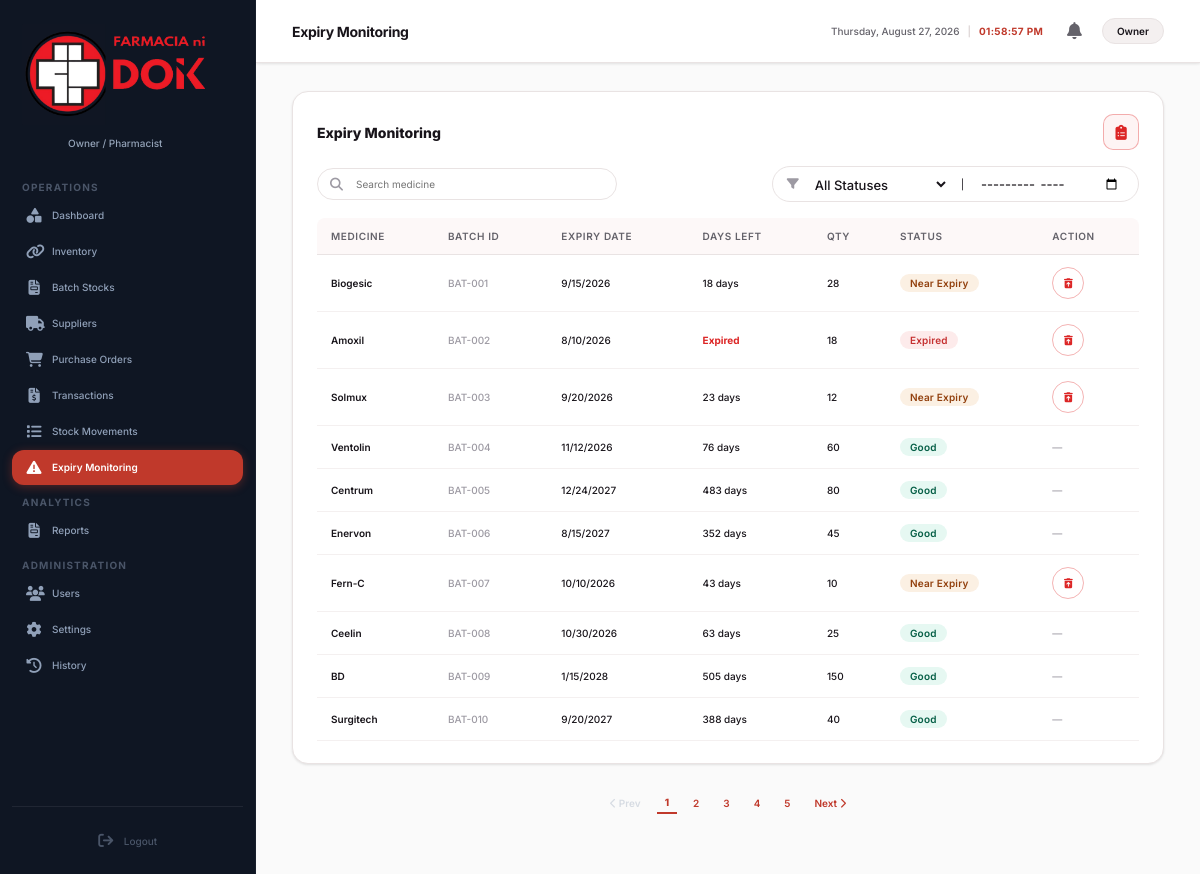
Screenshot of /expiry_monitoring (signed in) with the database file from the repository.
### tables this page shows
CREATE TABLE disposals (
            id INTEGER PRIMARY KEY AUTOINCREMENT,
            batch_id TEXT NOT NULL,
            medicine_id TEXT NOT NULL,
            medicine_name TEXT NOT NULL,
            qty_disposed INTEGER NOT NULL,
            reason TEXT DEFAULT 'Expired',
            disposed_by TEXT NOT NULL,
            disposed_at TEXT NOT NULL,
            notes TEXT DEFAULT ''
        );

CREATE TABLE batches (
            id TEXT PRIMARY KEY,
            medicine_id TEXT NOT NULL,
            expiry_date TEXT,
            current_qty INTEGER NOT NULL,
            status TEXT NOT NULL,
            expiry_pending INTEGER DEFAULT 0,
            FOREIGN KEY (medicine_id) REFERENCES inventory (id)
        );

CREATE TABLE inventory (
            id TEXT PRIMARY KEY,
            generic TEXT,
            brand TEXT NOT NULL,
            category TEXT NOT NULL,
            stock INTEGER NOT NULL,
            reorder_point INTEGER NOT NULL,
            status TEXT NOT NULL,
            product_name TEXT NOT NULL,
            description TEXT NOT NULL,
            unit_of_measure TEXT NOT NULL,
            purchase_price REAL NOT NULL,
            supplier TEXT NOT NULL,
            archived_at TEXT DEFAULT NULL,
            deleted_at TEXT DEFAULT NULL
        );

### app.py (the view)
@app.route('/expiry_monitoring')
def expiry_monitoring():
    conn = get_db_connection()
    conn.execute('''CREATE TABLE IF NOT EXISTS disposals (
        id INTEGER PRIMARY KEY AUTOINCREMENT,
        batch_id TEXT NOT NULL, medicine_id TEXT NOT NULL,
        medicine_name TEXT NOT NULL, qty_disposed INTEGER NOT NULL,
        reason TEXT DEFAULT 'Expired', disposed_by TEXT NOT NULL,
        disposed_at TEXT NOT NULL, notes TEXT DEFAULT ''
    )''')
    try:
        conn.execute("ALTER TABLE batches ADD COLUMN expiry_pending INTEGER DEFAULT 0")
        conn.commit()
    except Exception:
        pass
    batches = conn.execute('''
        SELECT b.id as batch_id, i.id as medicine_id, i.brand as medicine,
               b.expiry_date, b.current_qty, b.status,
               COALESCE(b.expiry_pending, 0) as expiry_pending
        FROM batches b
        JOIN inventory i ON b.medicine_id = i.id
    ''').fetchall()
    disposed_ids = set(
        r['batch_id'] for r in conn.execute('SELECT batch_id FROM disposals').fetchall()
    )
    disposal_log = conn.execute('''
        SELECT * FROM disposals ORDER BY id DESC LIMIT 50
    ''').fetchall()
    conn.close()
    list_batches = []
    for b in batches:
        is_pending = bool(b['expiry_pending']) or not b['expiry_date'] or b['expiry_date'].strip() == ''
        if is_pending:
            days_left = None
            status    = 'Pending'
        else:
            try:
                expiry_dt = datetime.strptime(b['expiry_date'], '%m/%d/%Y')
                days_left = (expiry_dt - datetime.now()).days
                if days_left <= 0:
                    days_left = 0
                    status = 'Expired'
                elif days_left <= 50:
                    status = 'Near Expiry'
                else:
                    status = 'Good'
            except Exception:
                days_left = None
                status    = 'Pending'
        list_batches.append({
            'medicine':       b['medicine'],
            'medicine_id':    b['medicine_id'],
            'batch_id':       b['batch_id'],
            'expiry_date':    b['expiry_date'] if b['expiry_date'] else '—',
            'days_left':      f"{days_left} days" if days_left is not None else '—',
            'current_qty':    b['current_qty'],
            'status':         status,
            'disposed':       b['batch_id'] in disposed_ids,
            'expiry_pending': is_pending
        })
    return render_template('expiry_monitoring.html',
        items=list_batches,
        disposal_log=[dict(r) for r in disposal_log],
        active_page='expiry_monitoring'
    )

### app.py (called while the page is built)
def get_local_ip():
    try:
        s = socket.socket(socket.AF_INET, socket.SOCK_DGRAM)
        s.connect(('8.8.8.8', 80))
        ip = s.getsockname()[0]
        s.close()
        return ip
    except Exception:
        return '127.0.0.1'

@app.context_processor
def inject_system_info():
    return {'local_ip': get_local_ip()}

@app.before_request
def require_login():
    allowed_routes = ['login', 'static', 'forgot_password', 'send_otp', 'verify_otp']
    if request.endpoint not in allowed_routes and 'user_id' not in session:
        return redirect(url_for('login'))

### database.py (called while the page is built)
def get_db_path():
    if getattr(sys, 'frozen', False):
        base_dir = os.path.dirname(sys.executable)
    else:
        base_dir = os.path.dirname(os.path.abspath(__file__))
    return os.path.join(base_dir, 'farmacia.db')

def get_db_connection():
    conn = sqlite3.connect(get_db_path())
    conn.row_factory = sqlite3.Row
    return conn

### templates/expiry_monitoring.html (shortened to what this page needs)
{% extends 'base.html' %}
{% block title %}Expiry Monitoring{% endblock %}
{% block content %}
<div class="panel">
    <div class="panel-header" style="display:flex;flex-direction:column;gap:16px;align-items:stretch;">
        <div style="display:flex;justify-content:space-between;align-items:center;">
            <div style="display:flex;align-items:center;gap:10px;">
                <h3 style="margin:0;font-size:15px;font-weight:800;">Expiry Monitoring</h3>
            </div>
            <button type="button" onclick="openDisposalLogModal()"
                style="width:36px;height:36px;border-radius:10px;border:1.5px solid rgba(220,38,38,0.35);color:#dc2626;background:rgba(220,38,38,0.05);cursor:pointer;display:inline-flex;align-items:center;justify-content:center;transition:all 0.2s;"
                onmouseover="this.style.background='rgba(220,38,38,0.12)'" onmouseout="this.style.background='rgba(220,38,38,0.05)'"
                title="Disposal Log">
                <i class="fa-solid fa-clipboard-list" style="font-size:15px;"></i>
            </button>
        </div>
        <div style="display:flex;gap:12px;align-items:center;justify-content:space-between;width:100%;flex-wrap:wrap;">
            <div class="search-input" style="margin-bottom:0;max-width:300px;">
                <i class="fa-solid fa-magnifying-glass"></i>
                <input type="text" id="search-input" placeholder="Search medicine" onkeyup="filterTable()">
            </div>
            <div class="filter-container">
                <i class="fa-solid fa-filter"></i>
                <select id="filter-status" class="filter-select" onchange="filterTable()">
                    <option value="">All Statuses</option>
                </select>
                <span style="color:var(--border-light);font-size:14px;user-select:none;margin:0 4px;">|</span>
                <input type="month" id="filter-month" class="filter-input-date" onchange="filterTable()">
            </div>
        </div>
    </div>
    <div style="overflow-x:auto;">
    <table class="data-table">
        <thead><tr>
            <th>Medicine</th>
            <th>Batch ID</th>
            <th>Expiry Date</th>
            <th>Days Left</th>
            <th>Qty</th>
            <th>Status</th>
            <th>Action</th>
        </tr></thead>
        <tbody>
        {% for item in items %}
        <tr data-brand="{{ item.medicine | lower }}"
            data-status="{% if item.disposed %}Disposed{% elif item.expiry_pending %}Pending{% else %}{{ item.status }}{% endif %}"
            data-date="{{ item.expiry_date }}">
            <td style="font-weight:600;">{{ item.medicine }}</td>
            <td><span style="font-size:11px;color:var(--text-muted);">{{ item.batch_id }}</span></td>
            <td>{{ item.expiry_date }}</td>
            <td class="expiry-countdown" data-expiry="{{ item.expiry_date }}" data-disposed="{{ item.disposed }}" data-pending="{{ 'True' if item.expiry_pending else 'False' }}">
            </td>
            <td>{{ item.current_qty }}</td>
            <td>
                {% if item.disposed %}
                <span class="status-badge" style="background:rgba(100,116,139,0.10);color:#64748b;">Disposed</span>
                {% elif item.expiry_pending %}
                <span class="status-badge" style="background:rgba(245,158,11,0.12);color:#d97706;">Pending</span>
                {% elif item.status == 'Good' %}
                <span class="status-badge status-good">Good</span>
                {% elif item.status == 'Near Expiry' %}
                <span class="status-badge status-near-expiry">Near Expiry</span>
                {% else %}
                <span class="status-badge status-expired">Expired</span>
                {% endif %}
            </td>
            <td style="white-space:nowrap;">
                {% if item.disposed %}
                <span style="font-size:11px;color:var(--text-muted);display:inline-flex;align-items:center;gap:4px;">
                    <i class="fa-solid fa-circle-check" style="color:#059669;"></i> Disposed
                </span>
                {% elif item.expiry_pending %}
                <button class="btn-icon-circle" title="Set Expiry Date"
                    style="border-color:rgba(245,158,11,0.45);color:#d97706;"
                    onclick="openSetExpiryModal('{{ item.batch_id }}', '{{ item.medicine | escape }}')">
                    <i class="fa-solid fa-calendar-plus"></i>
                </button>
                {% elif item.status in ['Expired', 'Near Expiry'] %}
                <button class="btn-icon-circle" title="Record Disposal"
                    style="border-color:rgba(220,38,38,0.35);color:#dc2626;"
                    onclick="openDisposeModal('{{ item.batch_id }}', '{{ item.medicine | escape }}', '{{ item.expiry_date }}', {{ item.current_qty }})">
                    <i class="fa-solid fa-trash-can-arrow-up"></i>
                </button>
                {% else %}
                <span style="font-size:11px;color:var(--text-muted);">—</span>
                {% endif %}
            </td>
        </tr>
        {% endfor %}
        </tbody>
    </table>
    </div>
</div>
{% endblock %}

### templates/base.html (shortened to what this page needs)
<!DOCTYPE html>
<html lang="en">
<head>
    <link rel="stylesheet" href="{{ url_for('static', filename='css/style.css') }}">
    <link rel="stylesheet" href="https://cdnjs.cloudflare.com/ajax/libs/font-awesome/6.4.0/css/all.min.css">
</head>
<body>
    <div class="app-container">
        <aside class="sidebar">
            <div class="sidebar-header" style="display: flex; flex-direction: column; align-items: flex-start; justify-content: center; padding: 10px 8px 12px; border-bottom: 1px solid var(--border-light); margin-bottom: 10px;">
                <img src="{{ url_for('static', filename='images/logo_sidebar_combined.png') }}" alt="FARMACIA ni DOK" style="width: 100%; max-width: 185px; height: auto; object-fit: contain; display: block; margin: 0 0 0 2px;">
                <p style="font-size: 11px; color: #94a3b8; margin: 2px 0 0 48px; font-weight: 500; white-space: nowrap; text-align: left;">{{ session.get('role', 'Owner / Pharmacist') }}</p>
            </div>
            <nav class="nav-menu">
                <span class="nav-menu-label">Operations</span>
                <a href="{{ url_for('dashboard') }}" class="nav-item {% if active_page == 'dashboard' %}active{% endif %}">
                    <i class="fa-solid fa-shapes"></i> Dashboard
                </a>
                <a href="{{ url_for('inventory') }}" class="nav-item {% if active_page == 'inventory' %}active{% endif %}">
                    <i class="fa-solid fa-link"></i> Inventory
                </a>
                <a href="{{ url_for('batches') }}" class="nav-item {% if active_page == 'batches' %}active{% endif %}">
                    <i class="fa-solid fa-file-invoice"></i> Batch Stocks
                </a>
                <a href="{{ url_for('suppliers') }}" class="nav-item {% if active_page == 'suppliers' %}active{% endif %}">
                    <i class="fa-solid fa-truck"></i> Suppliers
                </a>
                <a href="{{ url_for('purchase_orders') }}" class="nav-item {% if active_page == 'purchase_orders' %}active{% endif %}">
                    <i class="fa-solid fa-cart-shopping"></i> Purchase Orders
                </a>
                <a href="{{ url_for('sales') }}" class="nav-item {% if active_page == 'sales' %}active{% endif %}">
                    <i class="fa-solid fa-file-invoice-dollar"></i> Transactions
                </a>
                <a href="{{ url_for('stock_movements') }}" class="nav-item {% if active_page == 'stock_movements' %}active{% endif %}">
                    <i class="fa-solid fa-list"></i> Stock Movements
                </a>
                <a href="{{ url_for('expiry_monitoring') }}" class="nav-item {% if active_page == 'expiry_monitoring' %}active{% endif %}">
                    <i class="fa-solid fa-triangle-exclamation"></i> Expiry Monitoring
                </a>
                <span class="nav-menu-label">Analytics</span>
                <a href="{{ url_for('reports') }}" class="nav-item {% if active_page == 'reports' %}active{% endif %}">
                    <i class="fa-solid fa-file-invoice"></i> Reports
                </a>
                <span class="nav-menu-label">Administration</span>
                {% if session.get('role') != 'Staff' %}
                <a href="{{ url_for('users') }}" class="nav-item {% if active_page == 'users' %}active{% endif %}">
                    <i class="fa-solid fa-users"></i> Users
                </a>
                {% endif %}
                <a href="{{ url_for('settings') }}" class="nav-item {% if active_page == 'settings' %}active{% endif %}">
                    <i class="fa-solid fa-gear"></i> Settings
                </a>
                {% if session.get('role') == 'Owner / Pharmacist' %}
                <a href="{{ url_for('history') }}" class="nav-item {% if active_page == 'history' %}active{% endif %}">
                    <i class="fa-solid fa-clock-rotate-left"></i> History
                </a>
                {% endif %}
            </nav>
            <div class="sidebar-footer">
                <a href="{{ url_for('logout') }}" class="nav-item logout">
                    <i class="fa-solid fa-arrow-right-from-bracket"></i> Logout
                </a>
            </div>
        </aside>
        <main class="main-content">
            <header class="header">
                <h1 class="header-title">{% block title %}{% endblock %}</h1>
                <div style="display: flex; align-items: center; gap: 24px;">
                    <div id="realtime-clock" style="display: flex; gap: 8px; align-items: center; font-family: inherit; font-size: 12.5px; font-weight: 500; color: var(--text-secondary); user-select: none;">
                        <span id="clock-date"></span>
                        <span style="color: var(--border-strong); font-size: 14px;">|</span>
                        <span id="clock-time" style="color: var(--accent); font-weight: 700; letter-spacing: 0.3px;"></span>
                    </div>
                    <div style="display: flex; align-items: center; gap: 16px;">
                        <div class="header-profile" style="position: relative;">
                        <div class="notification-bell" onclick="toggleNotifications(event)">
                        <i class="fa-solid fa-bell"></i>
                    </div>
                    <div class="profile-info">
                        <span class="profile-name">
                            {% if session.get('role') == 'Staff' %}
                                Assistant Pharmacist
                            {% else %}
                                {{ session.get('name', 'Owner') }}
                            {% endif %}
                        </span>
                    </div>
                </div>
                </div>
            </header>
            <div class="content-wrapper">
                {% block content %}{% endblock %}
            </div>
        </main>
    </div>
</body>
</html>

### rows the page displays
disposals: get "Owner"
batches: medicine "Biogesic", batch_id "BAT-001", expiry_date "9/15/2026", current_qty "28", shows "Near Expiry"
batches: medicine "Amoxil", batch_id "BAT-002", expiry_date "8/10/2026", current_qty "18", shows "Expired"
batches: medicine "Solmux", batch_id "BAT-003", expiry_date "9/20/2026", current_qty "12", status "Near Expiry"
batches: medicine "Ventolin", batch_id "BAT-004", expiry_date "11/12/2026", current_qty "60", status "Good"
batches: medicine "Centrum", batch_id "BAT-005", expiry_date "12/24/2027", current_qty "80", status "Good"
batches: medicine "Enervon", batch_id "BAT-006", expiry_date "8/15/2027", current_qty "45", status "Good"
batches: medicine "Fern-C", batch_id "BAT-007", expiry_date "10/10/2026", current_qty "10", status "Near Expiry"
batches: medicine "Ceelin", batch_id "BAT-008", expiry_date "10/30/2026", current_qty "25", status "Good"
batches: medicine "BD", batch_id "BAT-009", expiry_date "1/15/2028", current_qty "150", status "Good"
batches: medicine "Surgitech", batch_id "BAT-010", expiry_date "9/20/2027", current_qty "40", status "Good"

### other values shown
{{ session.get('role', 'Owner / Pharmacist') }} "Owner / Pharmacist"
